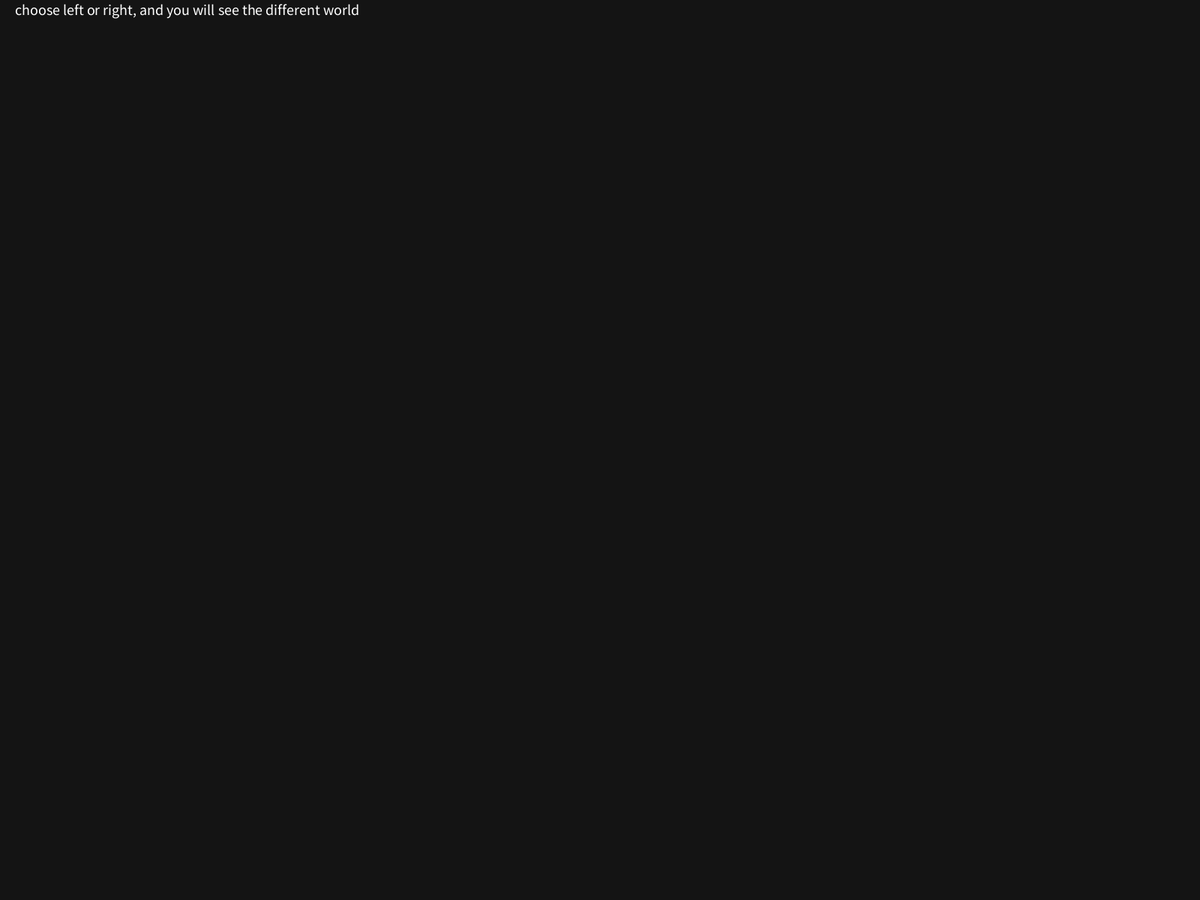
Frame 1 (no input)
Frame 60 (the mouse pressed at the canvas centre just before this capture): identical to frame 1, image omitted
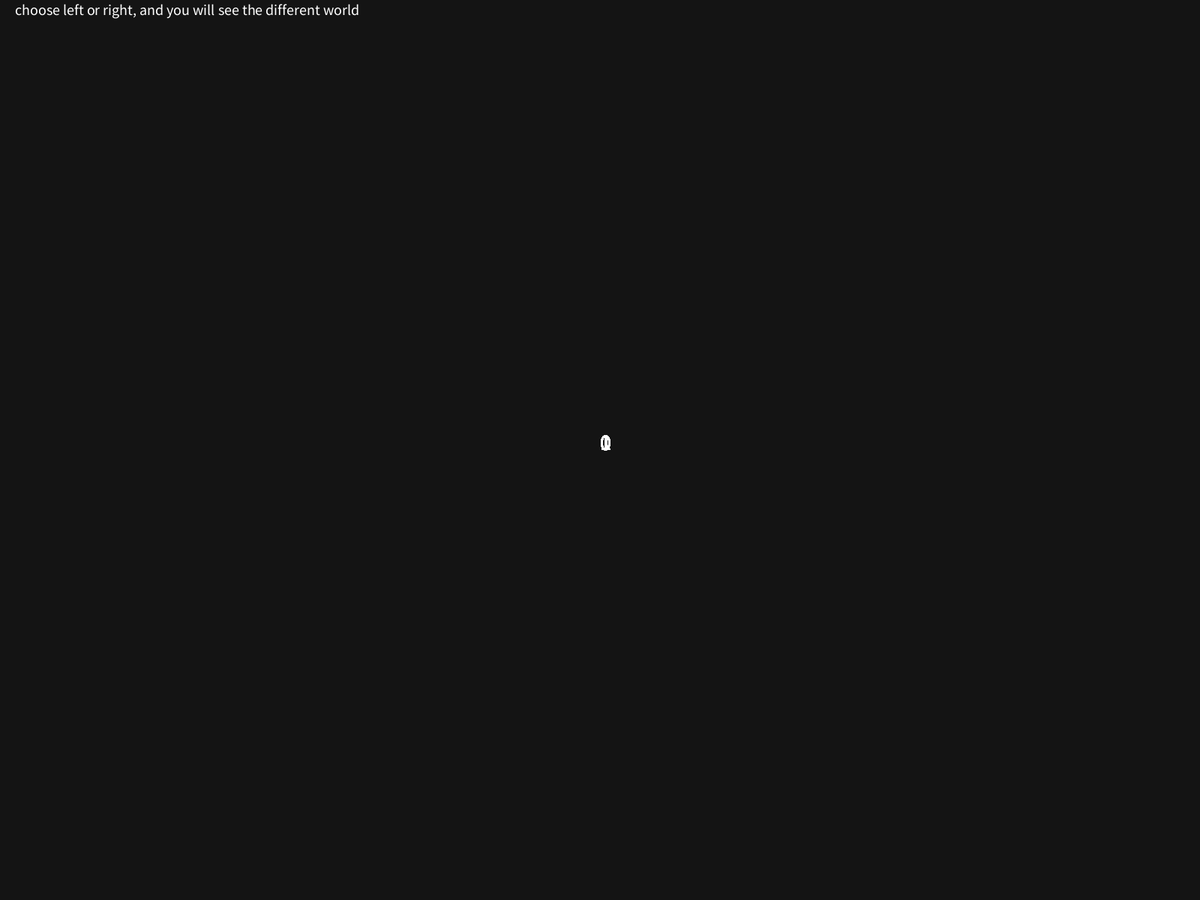
Frame 120 (the mouse held since frame 60 and released just before this capture)

The Processing sketch that drew these frames (run headless with seeded random() and noise(); from frame 60 on, the mouse is pressed at the canvas centre):

// Processing sketch: drawing_appliance1
// ── drawing_appliance1.pde
void setup() {
  fullScreen();
  //size(720, 640);
  //background(50,23,162);
  background(20);

  String txt="choose left or right";
  textSize(20);
  text(txt+", and you will see the different world", 20, 20);
}

void draw() {
  if (mousePressed==true) {
    if (mouseButton==LEFT) {
      noStroke();
      fill(random(0, 255), random(0, 255), random(0, 255), 255);
      ellipse(mouseX, mouseY, 10, 10);
      
    } else {//(mouseButton==RIGHT){
      float code=random(0, 1);
      if (code<=0.5) {
        textSize(30);
        text("0", mouseX, mouseY);
      } else {
        textSize(30);
        text("1", mouseX, mouseY);
      }
    }
  }
}
